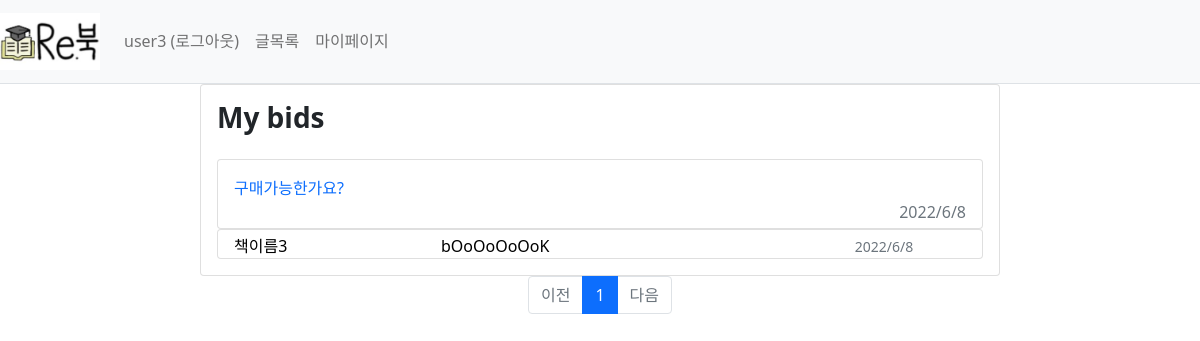
/mypage/reply/all (signed in), run on the app's committed database.
### webproject/models.py (models this page shows)
class User(db.Model):
    id = db.Column(db.Integer, primary_key =True)
    username = db.Column(db.String(150), unique=True, nullable=False)
    password = db.Column(db.String(200), nullable=False)
    email = db.Column(db.String(120), unique=True, nullable=False)

class Reply(db.Model): #댓글
    id = db.Column(db.Integer, primary_key=True)
    post_id = db.Column(db.Integer, db.ForeignKey('post.id', ondelete='CASCADE'))
    post = db.relationship('Post',backref=db.backref('reply_set')) # Post.reply_set 하면 답글에 접근 가능
    content = db.Column(db.Text(),nullable=False)
    create_date = db.Column(db.DateTime(), nullable=False)
    user_id = db.Column(db.Integer, db.ForeignKey('user.id', ondelete='CASCADE'), nullable=False)
    user = db.relationship('User', backref=db.backref('reply_set'))

class BookInfo(db.Model): # 책 정보
    __tablename__ = 'bookinfo'
    id = db.Column(db.Integer, primary_key=True)
    name = db.Column(db.String(200),nullable=False) #책이름
    author = db.Column(db.String(200),nullable=False) #저자
    school = db.Column(db.String(200),nullable=False) #학교
    department = db.Column(db.String(200),nullable=False) #학과
    price = db.Column(db.Integer, nullable=False)

class Post(db.Model): #판매페이지
    id = db.Column(db.Integer, primary_key=True)
    subject = db.Column(db.String(200), nullable=False)
    content = db.Column(db.Text(),nullable=False)
    isparcel = db.Column(db.Boolean(), nullable=True,server_default='True')  # True: 택배, False: 직거래
    create_date = db.Column(db.DateTime(), nullable=False)
    img_path = db.Column(db.String(), nullable=True, server_default='1')  # 요거는 나중에 추가해보자
    book_info_id = db.Column(db.Integer, db.ForeignKey('bookinfo.id', ondelete='CASCADE'))
    book = db.relationship('BookInfo', backref=db.backref('post_set'))
    user_id = db.Column(db.Integer, db.ForeignKey('user.id', ondelete='CASCADE'), nullable=False)
    user = db.relationship('User', backref=db.backref('post_set'))

### webproject/views/mypage_views.py (the view)
@bp.route('/reply/all')
def reply_all():
    user_id=session.get('user_id')
    page = request.args.get('page', type=int, default=1)
    reply_list = Reply.query.filter(Reply.user_id == user_id).order_by(Reply.create_date.desc())
    reply_list = reply_list.paginate(page, per_page=10)
    return render_template('mypage/mypage_reply_all.html',reply_list=reply_list)

### webproject/views/auth_views.py (called while the page is built)
@bp.before_app_request
def load_logged_in_user():
    user_id=session.get('user_id')
    if user_id is None:
        g.user = None
    else:
        g.user = User.query.get(user_id)

@bp.before_app_request
def load_logged_in_user():
    user_id=session.get('user_id')
    if user_id is None:
        g.user = None
    else:
        g.user = User.query.get(user_id)

### webproject/templates/mypage/mypage_reply_all.html
{% extends 'base.html' %}
{% block content%}
<div class="d-flex justify-content-center">
<div class="card" style="width:50em;"  >
        <h3 class="mt-3 ms-3"><b>My bids</b></h3>
    {%if reply_list%}
    {%for reply in reply_list.items%}
        <div class="card-body">
            <a href="{{url_for('mypage.reply', reply_id=reply.id)}}" class="text-decoration-none">
                <div class="card" style="height:70px;">
                    <div class="card-body">
                        <div>{{reply.content}}</div>
                        <div class="text-muted" style="float:right;">{{reply.create_date.year}}/{{reply.create_date.month}}/{{reply.create_date.day}}</div>
                    </div>
                </div>
            </a>
            <a href="{{ url_for('post.detail', post_id=reply.post.id)}}" class="text-black">
                <div class="card" style="height:30px;">
                <div class="row-g-0">
                <div class="ms-3 col-md-3 mt-1" style="float:left;">{{reply.post.book.name}}</div>
                <div class="ms-3 mt-1" style="float:left;">{{reply.post.subject}}</div>
                <div class="col-md-2 mt-1 " style="float:right;"><small class="text-muted">{{reply.post.create_date.year}}/{{reply.post.create_date.month}}/{{reply.post.create_date.day}}</small></div>
                </div>
                </div>
            </a>
        </div>
    {%endfor%}
    {%else%}
        <p>no content</p>
    {%endif%}
    </div>
</div>
    <ul class="pagination justify-content-center">
        {% if reply_list.has_prev %}
        <li class="page-item">
            <a class="page-link" href="?page={{reply_list.prev_num}}">이전</a>
        </li>
        {% else %}
        <li class="page-item disabled">
            <a class="page-link" tabindex="-1" aria-disabled="true" href="#">이전</a>
        </li>
        {% endif %}
        {% for page_num in reply_list.iter_pages() %}
            {% if page_num %}
                {% if page_num != reply_list.page %}
                <li class="page-item">
                    <a class="page-link" href="?page={{ page_num }}">{{ page_num }}</a>
                </li>
                {% else %}
                <li class="page-item active" aria-current="page">
                    <a class="page-link" href="#">{{ page_num }}</a>
                </li>
                {% endif %}
            {% else %}
                <li class="disabled">
                    <a class="page-link" href="#">...</a>
                </li>
            {% endif %}
        {% endfor %}
        {%if reply_list.has_next %}
        <li class="page_item">
            <a class="page-link" href="?page={{ reply_list.next_num }}">다음</a>
        </li>
        {% else %}
        <li class="page-item disabled">
            <a class="page-link" tabindex="-1" aria-disabled="true" href="#">다음</a>
        </li>
        {% endif %}
    </ul>
{% endblock %}

### webproject/templates/base.html (shortened to what this page needs)
<!doctype html>
<html lang="kor">
<head>
    <link rel="stylesheet" href="{{ url_for('static',filename='bootstrap.min.css') }}">
    <link rel="stylesheet" href="{{ url_for('static', filename='style.css') }}">
</head>
<body>
<nav class="navbar navbar-expand-lg navbar-light bg-light border-bottom">
    <a class="navbar-brand" href="{{url_for('main.index')}}"><img src="{{url_for('static',filename='logo.jpg')}}" alt="re 북" width="100px"></a>
    <div class="collapse navbar-collapse flex-grow-0" id="navbarNav">
        {% if g.user %}
        <ul class="navbar-nav">
            <li class="nav-item">
                <a class="nav-link" href="{{ url_for('auth.logout') }}">{{ g.user.username }} (로그아웃)</a>
            </li>
        </ul>
        {% endif %}
        <ul class="navbar-nav">
            <li class="nav-item">
                <a class="nav-link" href="/post">글목록</a>
            </li>
            <li class="nav-item">
                <a class="nav-link" href="/mypage/list">마이페이지</a>
            </li>
        </ul>
    </div>
</nav>
{% block content %}{% endblock %}
</body>
</html>

### data on the page
User: user.username "user3"
Reply: content "구매가능한가요?", create_date.year "2022", create_date.month "6", create_date.day "8", post.book.name "책이름3", post.subject "bOoOoOoOoK", post.create_date.year "2022", post.create_date.month "6", post.create_date.day "8"

### other printed values
{{ page_num }} "1"
